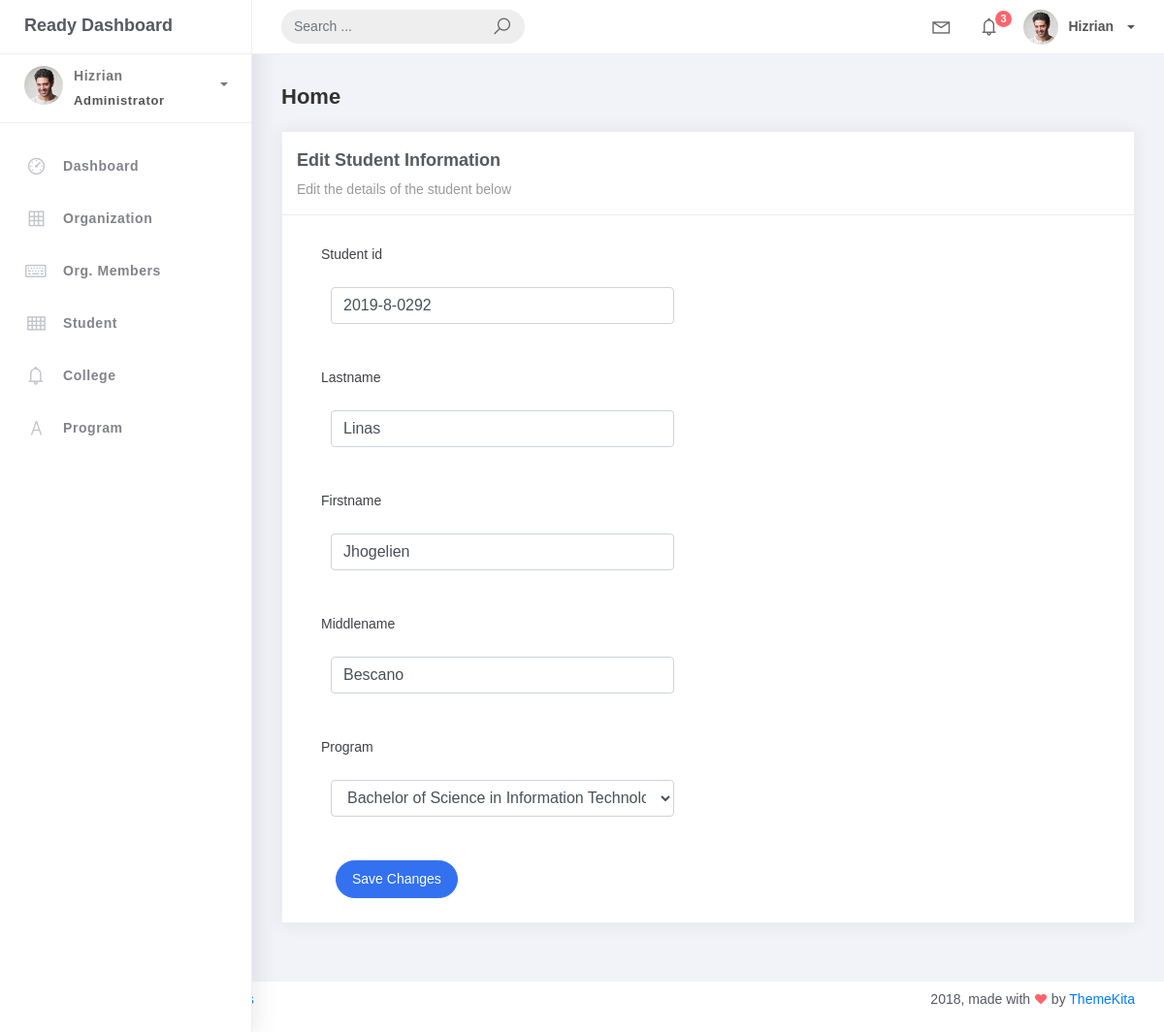
/student_list/1/, run on the app's committed database.
### studentorg/models.py (models this page shows, shortened)
class BaseModel(models.Model):
    created_at = models.DateTimeField(auto_now_add=True, db_index=True)
    updated_at = models.DateTimeField(auto_now=True)
    class Meta:
        abstract = True

class Student(BaseModel):
    student_id = models.CharField(max_length=15)
    lastname = models.CharField(max_length=25)
    firstname = models.CharField(max_length=25)
    middlename = models.CharField(max_length=25, blank=True, null=True)
    program = models.ForeignKey(Program, on_delete=models.CASCADE)

### studentorg/views.py (the view)
# urls.py: path('student_list/<int:pk>/', StudentUpdateView.as_view(), name='student-update'),
class StudentUpdateView(UpdateView):
    model = Student
    form_class = StudentForm
    template_name = 'student_edit.html'
    success_url = reverse_lazy('student_list')

### studentorg/forms.py
class   StudentForm(ModelForm):
    class Meta:
        model = Student
        fields = "__all__"

### studentorg/models.py (called while the page is built)
    def __str__(self):
        return self.prog_name

### templates/student_edit.html
{% extends 'base.html' %}
{% load static %}
{% block content %}
<div class="content">
    <div class="container-fluid">
        <h4 class="page-title">Home</h4>
        <div class="row">
            <div class="col-md-12">
                <div class="card">
                    <div class="card-header">
                        <div class="card-title">Edit Student Information</div>
                        <div class="card-category">Edit the details of the student below</div>
                    </div>
                    <div class="card-body">
                        <div class="col-md-6">
                            <form method="post" novalidate>
                                {% csrf_token %} {% include 'includes/form.html' %}
                                <div class="form-group">
                                    <div class="col-md-12 col-sm-3">
                                        <button type="submit" class="btn btn-primary btn-rounded">Save Changes</button>
                                    </div>
                                </div>
                            </form>
                        </div>
                    </div>
                </div>
            </div>
        </div>
    </div>
</div>
{% endblock %}

### templates/includes/form.html (shortened to what this page needs)
{% load widget_tweaks %}
{% for field in form %}
    <div class="field item form-group">
        <label>{{ field.label }}</label>
        <div class="form-group">
            {% render_field field class="form-control" %}
        </div>
    </div>
{% endfor %}

### data on the page
Student: student_id "2019-8-0292" "Linas" "Jhogelien" "Bescano" "Bachelor of Science in Information Technology"

### other printed values
{{ field.label }} "Student id" "Lastname" "Firstname" "Middlename" "Program"
